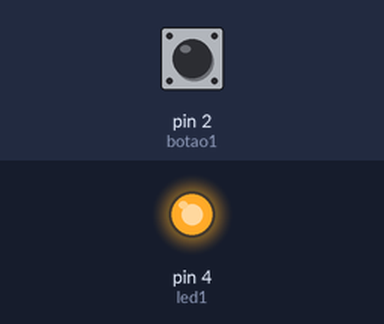
Bench run of a sketch on a simulated Arduino Uno, built with avr-gcc and run on an emulated ATmega328P. Shown: output pins drawn as LEDs (lit = HIGH). The inputs (shaded band) are chosen by the test bench; at power-on: pin 2 (botao1) LOW.

Above: at 1.2 s.
1.3 s: pin 2 (botao1) pulled HIGH for 0.15 s
At 1.37 s:
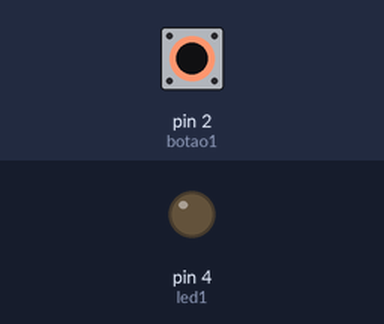
2.9 s: pin 2 (botao1) pulled HIGH for 3.2 s
At 6.8 s:
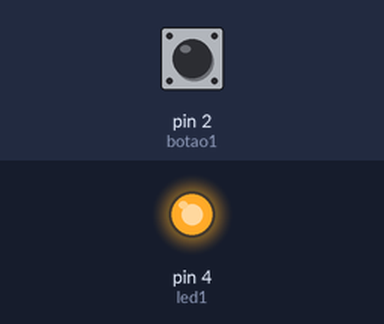
Timing chart, 0 to 8.3 s (numbered marks = the images above; inputs shaded):
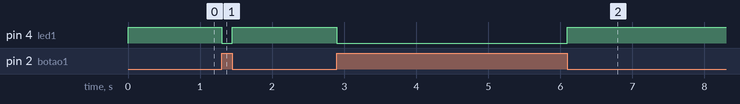

The sketch:

exercicio_5_codigo.ino
```cpp
const int botao1 = 2;
const int led1 = 4;

int var1;


 void setup()
 {
    pinMode(botao1, INPUT);
    pinMode(led1, OUTPUT);
 }

 void loop()
 {
    var1 = digitalRead(botao1);

   if(var1){
     digitalWrite(led1, LOW);
   }else{
     digitalWrite(led1, HIGH);
}
}
```

Measured:
- after the input at 1.3 s, pin 4 (led1): HIGH → LOW at once, → HIGH 0.15 s later
- after the input at 2.9 s, pin 4 (led1): HIGH → LOW at once, → HIGH 3.2 s later
